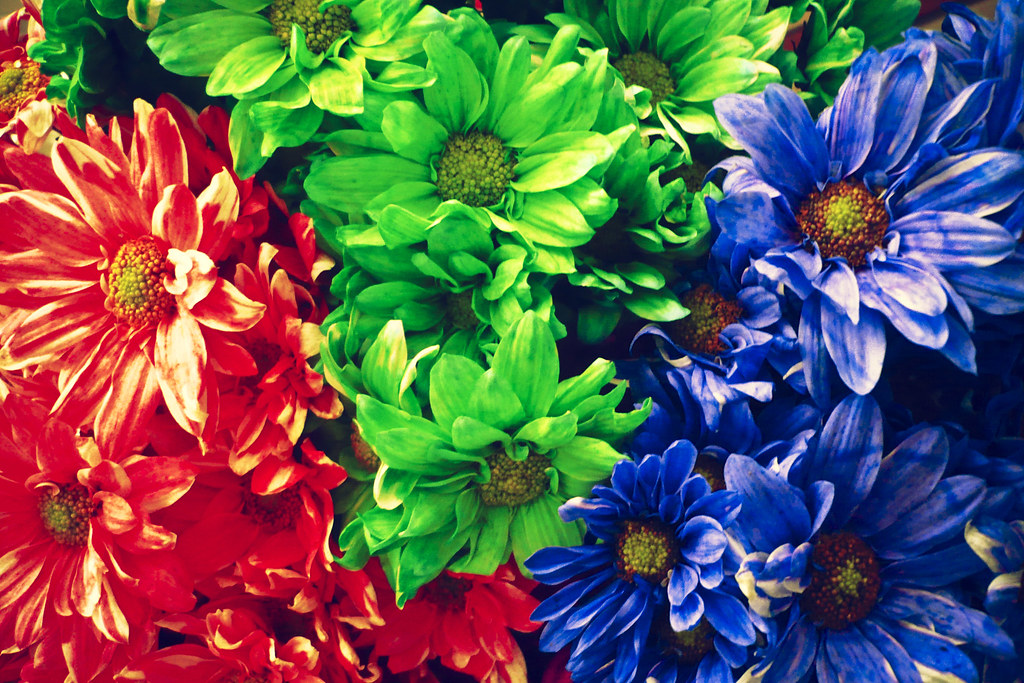
#> input picture Session 3/flowers.jpg, 1024 x 683 px
$ python threshold.py
#> lines starting #> are read from the running program, lines starting #| are printed output that depends on the picture; after the words box and inside, x2 and y2 are one past the last pixel; in counts of white or black regions, pixels touching at a corner belong together
#> further down, image is the input picture: shape (683, 1024, 3); mean B, G, R 84.7, 92, 95.7
import cv2
import matplotlib.pyplot as plt
import numpy as np

def threshold_all(img, tres=100):
    # Turn to Gray
#> called with tres = 100
    gray = cv2.cvtColor(img, cv2.COLOR_BGR2GRAY)

    # Apply Thresh
    ret, thresh1 = cv2.threshold(gray, tres, 255, cv2.THRESH_BINARY)
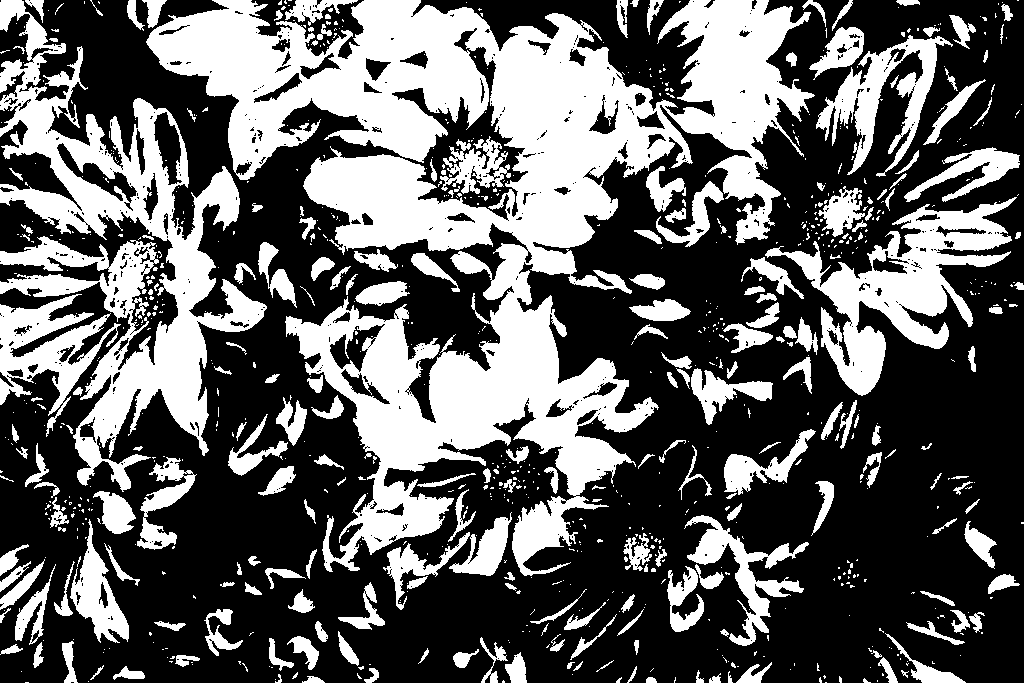
#> thresh1: shape (683, 1024); 37.8% white; 911 white regions (684 under 20 px), largest, box (x1, y1, x2, y2) and area: (146, 0, 815, 576) 131781, (0, 0, 267, 492) 38903, (765, 197, 1017, 396) 15558
#> ret = 100
    ret, thresh2 = cv2.threshold(gray, tres, 255, cv2.THRESH_BINARY_INV)
    ret, thresh3 = cv2.threshold(gray, tres, 255, cv2.THRESH_TRUNC)
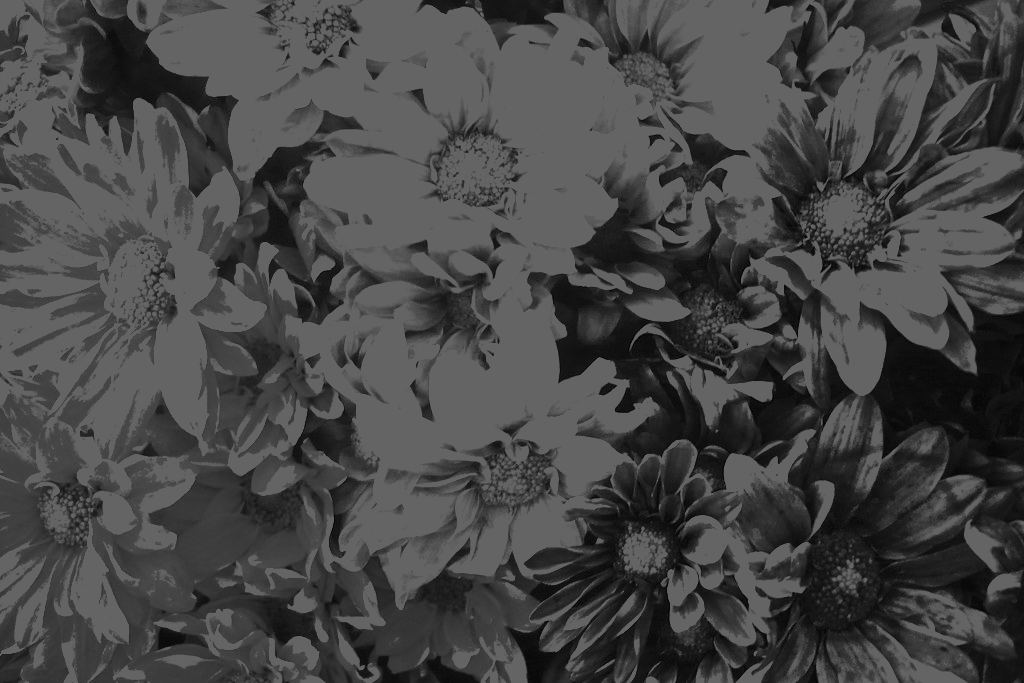
#> thresh3: shape (683, 1024); min 2, max 100, mean 70.1
    ret, thresh4 = cv2.threshold(gray, tres, 255, cv2.THRESH_TOZERO)
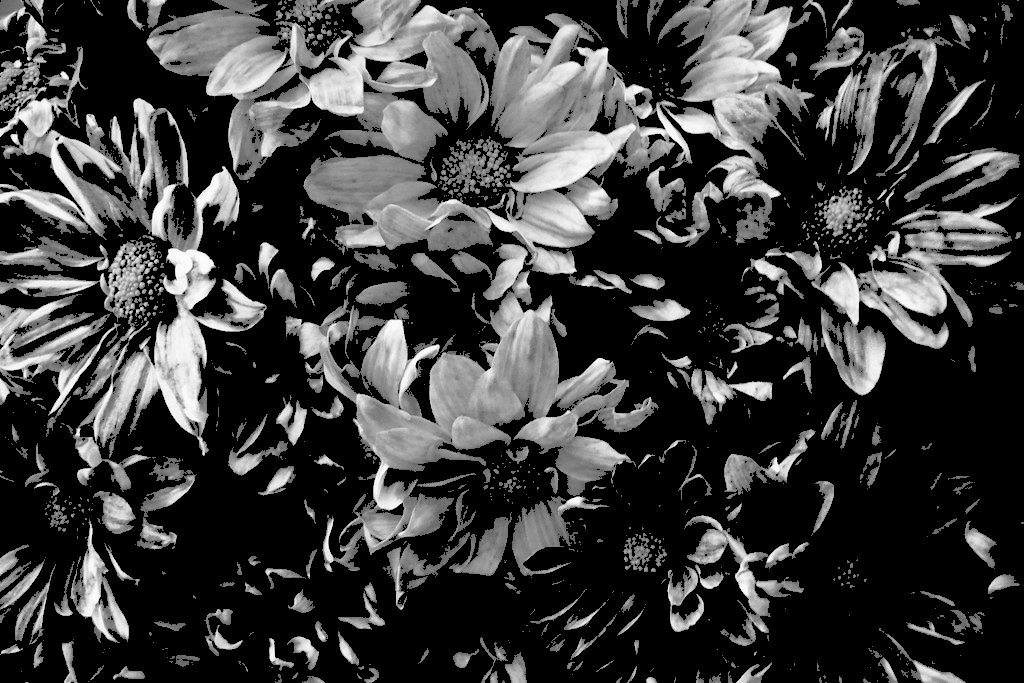
#> thresh4: shape (683, 1024); min 0, max 254, mean 59.9
    ret, thresh5 = cv2.threshold(gray, tres, 255, cv2.THRESH_TOZERO_INV)
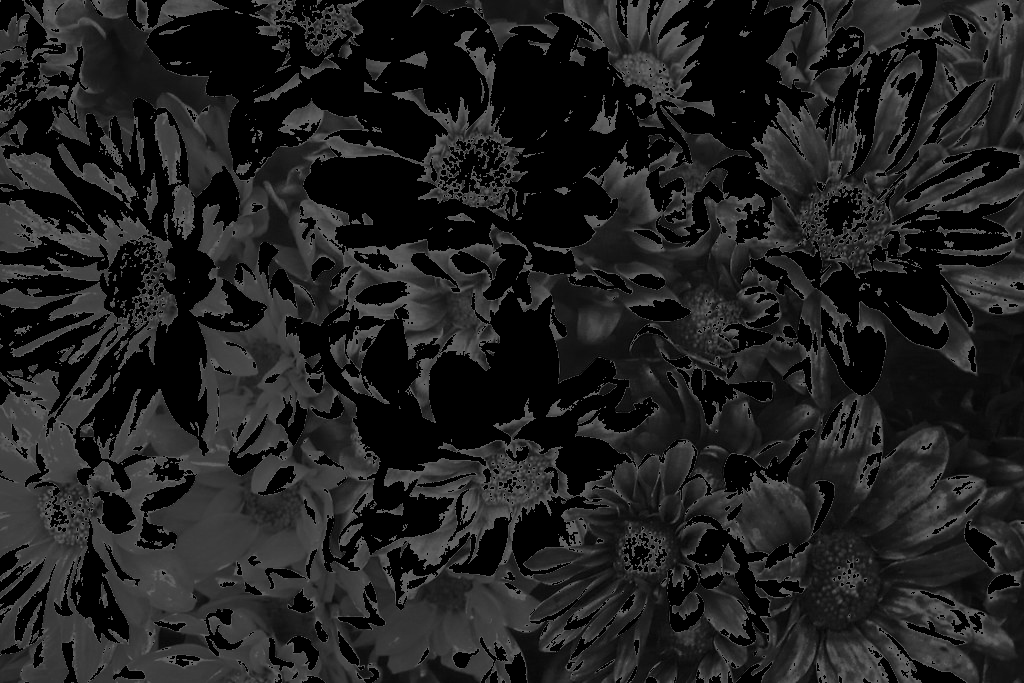
#> thresh5: shape (683, 1024); min 0, max 100, mean 32.4
    ret, thresh6 = cv2.threshold(gray, tres, 255, cv2.THRESH_OTSU)
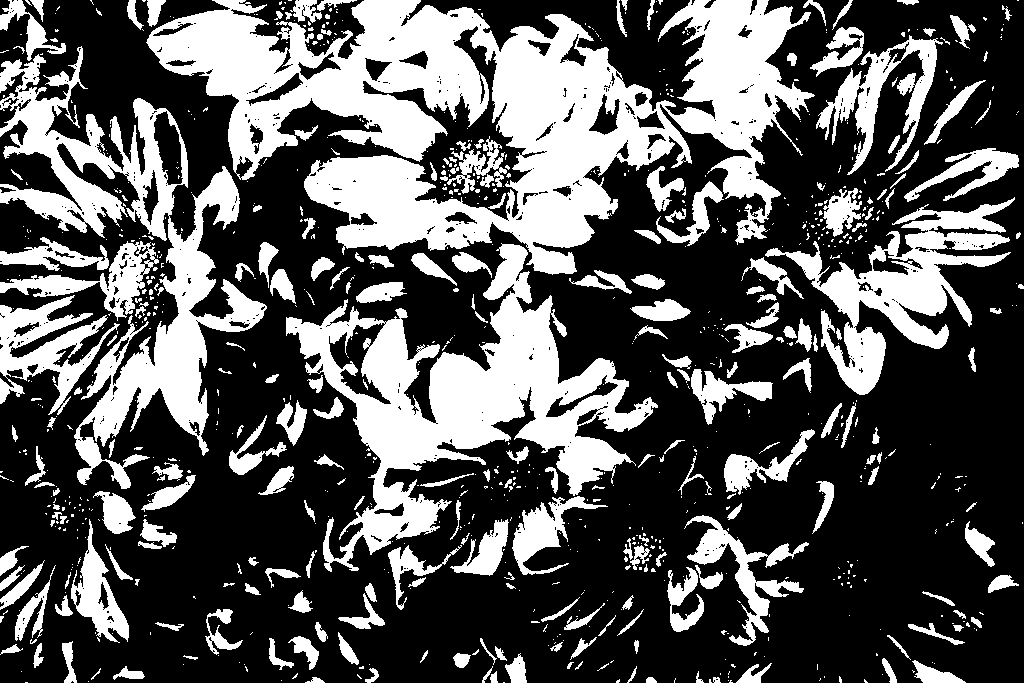
#> thresh6: shape (683, 1024); 34.2% white; 935 white regions (687 under 20 px), largest, box (x1, y1, x2, y2) and area: (146, 0, 815, 275) 82375, (286, 243, 658, 572) 36564, (0, 46, 267, 489) 29411
#> ret = 109
    ret, thresh7 = cv2.threshold(gray, tres, 255, cv2.THRESH_TRIANGLE)
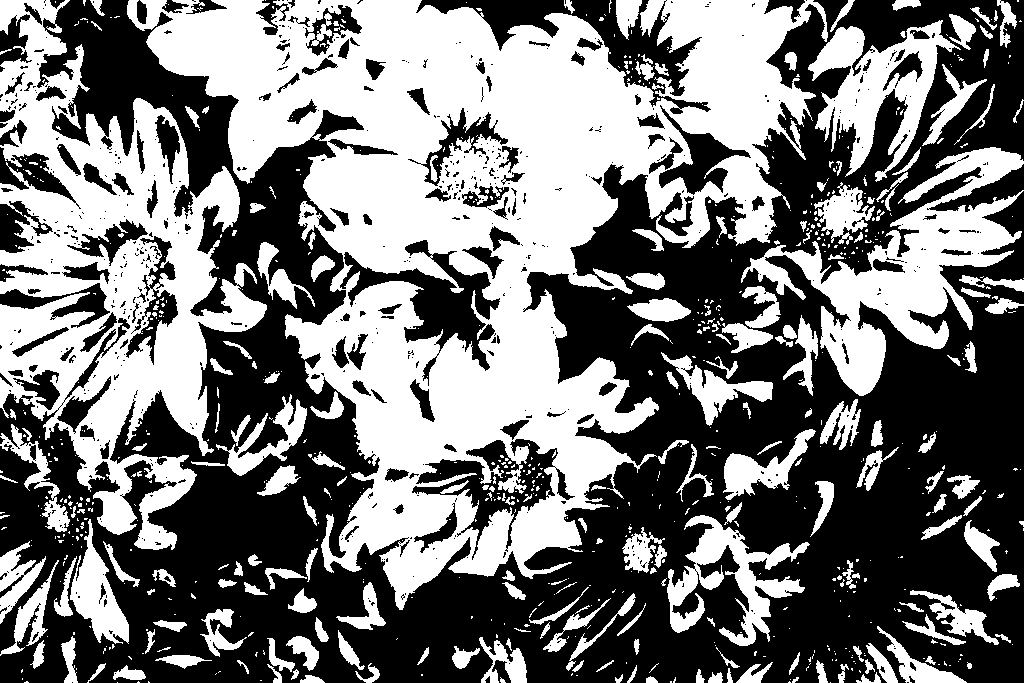
#> thresh7: shape (683, 1024); 46.5% white; 777 white regions (565 under 20 px), largest, box (x1, y1, x2, y2) and area: (127, 0, 828, 610) 170612, (0, 0, 267, 550) 59712, (741, 147, 1024, 396) 21095
#> ret = 80

    # Setup Result
    result = [
        gray, thresh1, thresh2, thresh3, thresh4, thresh5, thresh6, thresh7
    ]

    result_desc = [
        'gray', 'BINARY', 'BINARY_INV', 'TRUNC',
        'TOZERO', 'TOZERO_INV', 'OTSU', 'TRIANGLE'
    ]

    # Plot
    plt.figure(figsize=(6, 5))
    for i, (res_img, res_desc) in enumerate(zip(result, result_desc)):
        plt.subplot(3, 3, i + 1)
        plt.imshow(res_img, cmap='gray')
        plt.title(res_desc)
        plt.xticks([])
        plt.yticks([])
#> this loop made 8 passes
#> res_desc on passes 1 to 8: 'gray', 'BINARY', 'BINARY_INV', 'TRUNC', 'TOZERO', 'TOZERO_INV', 'OTSU', 'TRIANGLE'

    plt.show()

if __name__ == '__main__':
    image = cv2.imread('./flowers.jpg')
    threshold_all(image)
